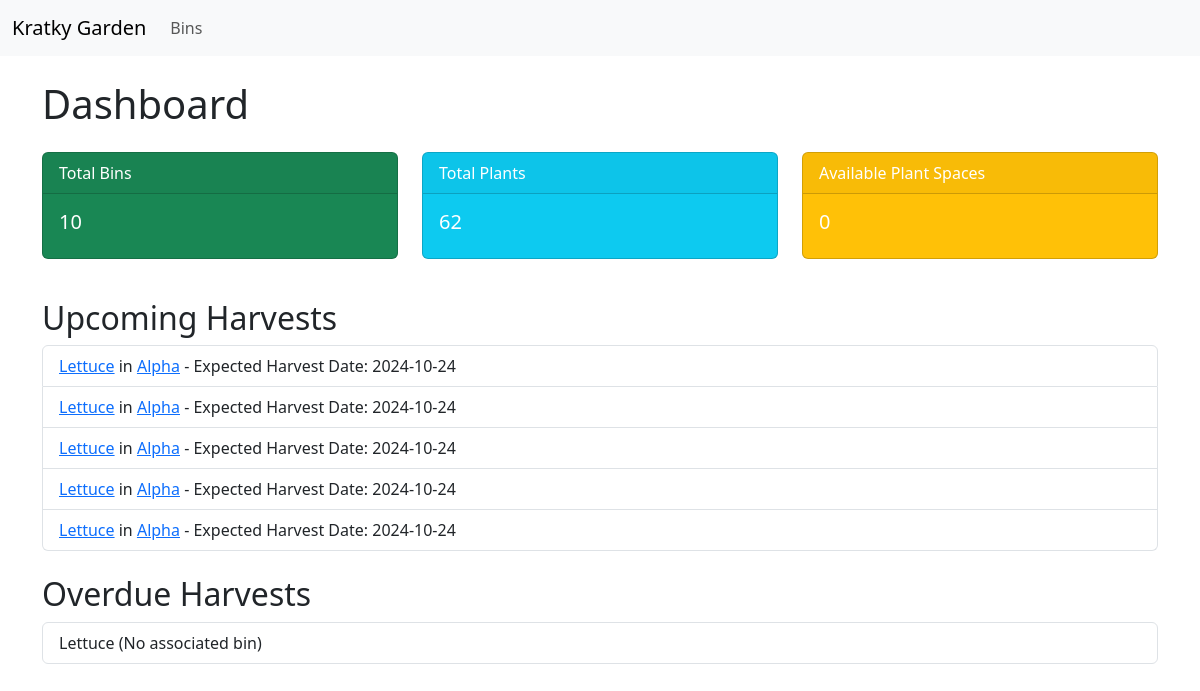
The page / on the database its author committed.
### models.py (models this page shows)
class Plant(db.Model):
    __tablename__ = 'plants'
    id = db.Column(db.Integer, primary_key=True)
    bin_id = db.Column(db.Integer, db.ForeignKey('bins.id'))
    name = db.Column(db.String(50))
    start_date = db.Column(db.Date)
    expected_harvest_date = db.Column(db.Date)
    expected_harvest_amount = db.Column(db.Float)
    status = db.Column(db.String(20))
    notes = db.Column(db.Text)
    created_at = db.Column(db.DateTime, default=datetime.utcnow)

class Bin(db.Model):
    __tablename__ = 'bins'
    id = db.Column(db.Integer, primary_key=True)
    name = db.Column(db.String(50))
    gallons = db.Column(db.Integer)
    plant_spaces = db.Column(db.Integer)
    created_at = db.Column(db.DateTime, default=datetime.utcnow)
    plants = db.relationship('Plant', backref='bin', lazy=True)

### app.py (the view)
@app.route('/')
def index():
    bins = Bin.query.all()
    plants = Plant.query.all()
    total_bins = len(bins)
    total_plants = len(plants)
    available_spaces = sum(bin.plant_spaces - len(bin.plants) for bin in bins)
    today = datetime.today().date()
    upcoming_harvests = Plant.query.filter(Plant.expected_harvest_date >= today).order_by(Plant.expected_harvest_date).limit(5).all()
    overdue_harvests = Plant.query.filter(Plant.expected_harvest_date < today, Plant.status != 'Harvested').all()
    return render_template('index.html', total_bins=total_bins,
                           total_plants=total_plants,
                           available_spaces=available_spaces,
                           upcoming_harvests=upcoming_harvests,
                           overdue_harvests=overdue_harvests)

### templates/index.html
{% extends 'base.html' %}
{% block content %}
<h1 class="mb-4">Dashboard</h1>
<div class="row">
    <div class="col-md-4">
        <div class="card text-white bg-success mb-3">
            <div class="card-header">Total Bins</div>
            <div class="card-body">
                <h5 class="card-title">{{ total_bins }}</h5>
            </div>
        </div>
    </div>
    <div class="col-md-4">
        <div class="card text-white bg-info mb-3">
            <div class="card-header">Total Plants</div>
            <div class="card-body">
                <h5 class="card-title">{{ total_plants }}</h5>
            </div>
        </div>
    </div>
    <div class="col-md-4">
        <div class="card text-white bg-warning mb-3">
            <div class="card-header">Available Plant Spaces</div>
            <div class="card-body">
                <h5 class="card-title">{{ available_spaces }}</h5>
            </div>
        </div>
    </div>
</div>
<h2 class="mt-4">Upcoming Harvests</h2>
<ul class="list-group">
    {% for plant in upcoming_harvests %}
    <li class="list-group-item">
        {% if plant.bin %}
            <a href="{{ url_for('plant_detail', plant_id=plant.id) }}">{{ plant.name }}</a> in
            <a href="{{ url_for('bin_detail', bin_id=plant.bin.id) }}">{{ plant.bin.name }}</a>
            - Expected Harvest Date: {{ plant.expected_harvest_date.strftime('%Y-%m-%d') }}
        {% else %}
            <span>{{ plant.name }} (No associated bin)</span>
        {% endif %}
    </li>
    {% else %}
    <li class="list-group-item">No upcoming harvests.</li>
    {% endfor %}
</ul>
<h2 class="mt-4">Overdue Harvests</h2>
<ul class="list-group">
    {% for plant in overdue_harvests %}
    <li class="list-group-item">
        {% if plant.bin %}
            <a href="{{ url_for('plant_detail', plant_id=plant.id) }}">{{ plant.name }}</a> in
            <a href="{{ url_for('bin_detail', bin_id=plant.bin.id) }}">{{ plant.bin.name }}</a>
            - Expected Harvest Date was: {{ plant.expected_harvest_date.strftime('%Y-%m-%d') }}
        {% else %}
            <span>{{ plant.name }} (No associated bin)</span>
        {% endif %}
    </li>
    {% else %}
    <li class="list-group-item">No overdue harvests.</li>
    {% endfor %}
</ul>
{% endblock %}

### templates/base.html (shortened to what this page needs)
<!DOCTYPE html>
<html lang="en">
<head>
    <link href="https://cdn.jsdelivr.net/npm/bootstrap@5.3.0/dist/css/bootstrap.min.css" rel="stylesheet">
    <link rel="stylesheet" href="{{ url_for('static', filename='css/style.css') }}">
</head>
<body>
    <nav class="navbar navbar-expand-lg navbar-light bg-light">
        <div class="container-fluid">
            <a class="navbar-brand" href="{{ url_for('index') }}">Kratky Garden</a>
            <div class="collapse navbar-collapse">
                <ul class="navbar-nav me-auto">
                    <li class="nav-item"><a class="nav-link" href="{{ url_for('bins') }}">Bins</a></li>
                </ul>
            </div>
        </div>
    </nav>
    <div class="container mt-4">
        {% block content %}{% endblock %}
    </div>
</body>
</html>

### rows shown on the page
Plant: name "Lettuce", bin.name "Alpha", expected_harvest_date "2024-10-24"
Plant: name "Lettuce", bin.name "Alpha", expected_harvest_date "2024-10-24"
Plant: name "Lettuce", bin.name "Alpha", expected_harvest_date "2024-10-24"
Plant: name "Lettuce", bin.name "Alpha", expected_harvest_date "2024-10-24"
Plant: name "Lettuce", bin.name "Alpha", expected_harvest_date "2024-10-24"
Plant: name "Lettuce"

### other values the page prints
{{ total_bins }} "10"
{{ total_plants }} "62"
{{ available_spaces }} "0"
